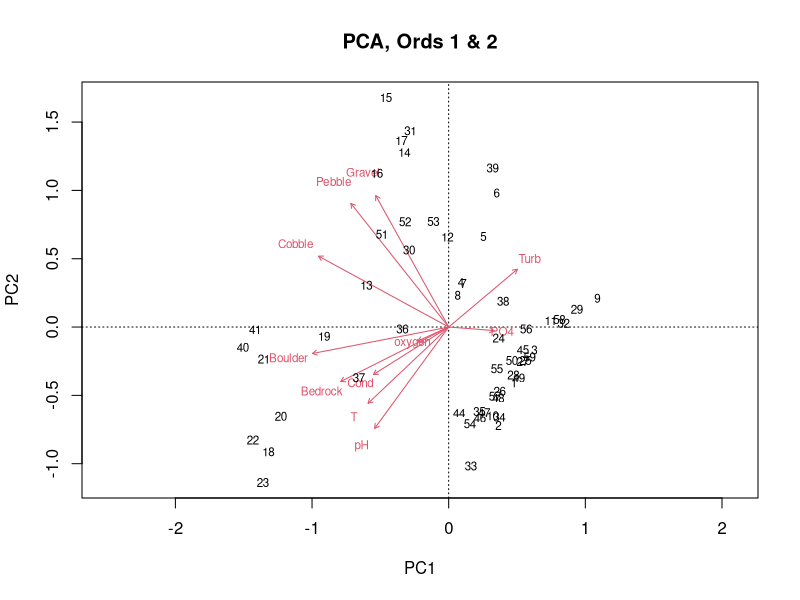
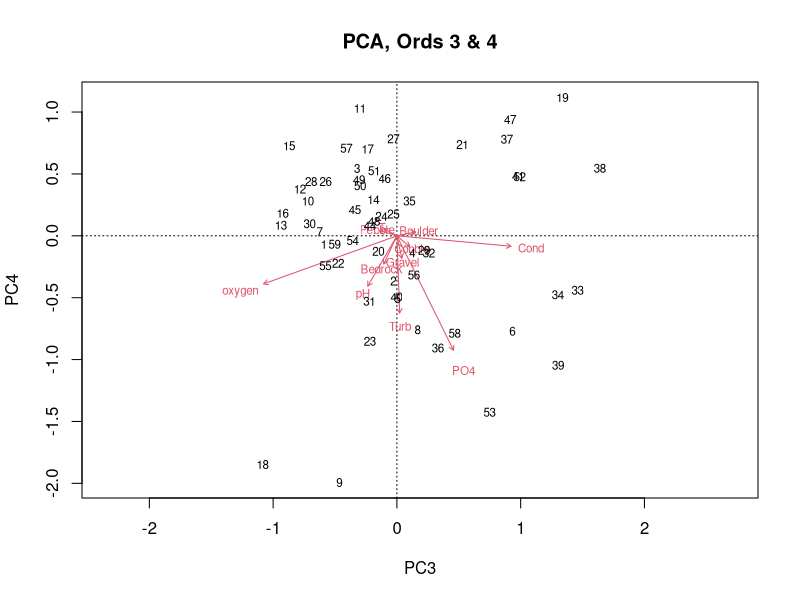
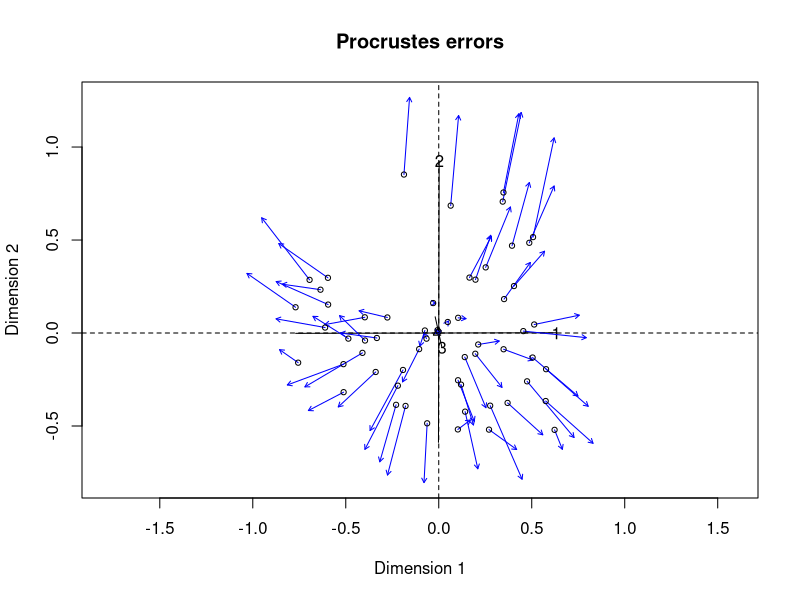
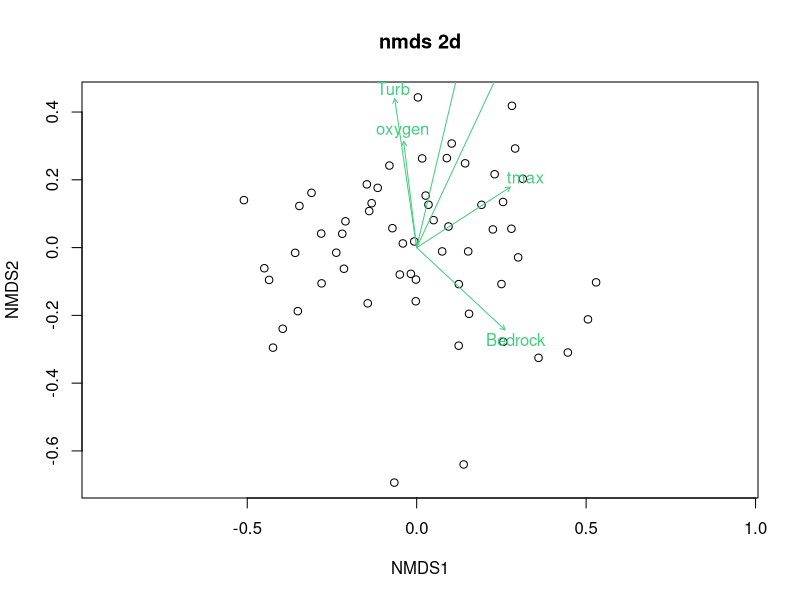
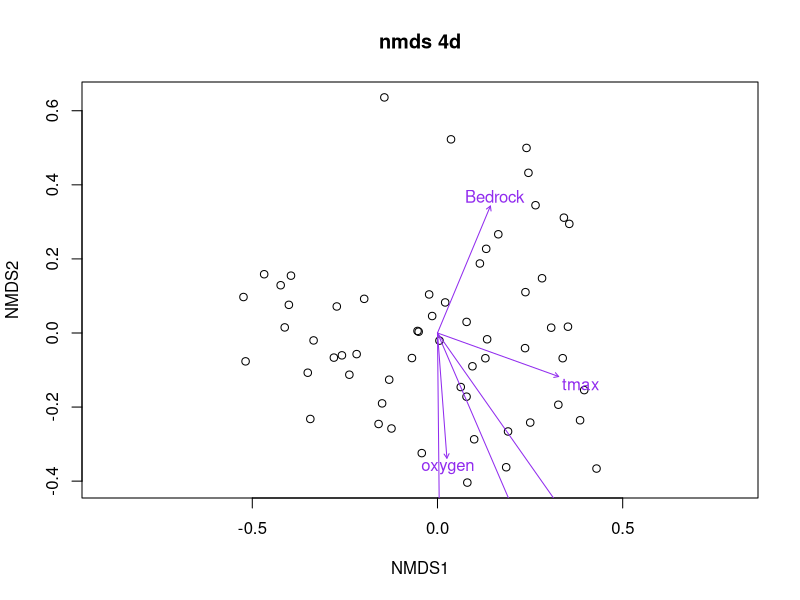
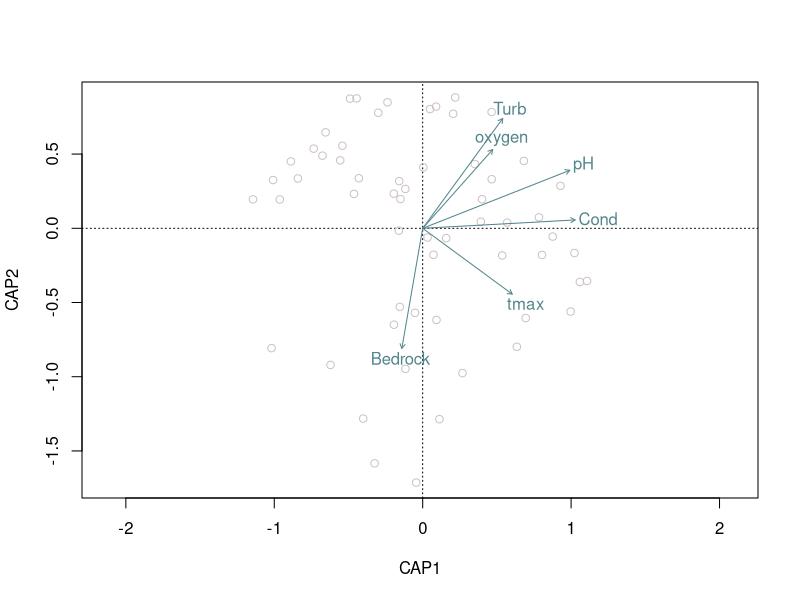
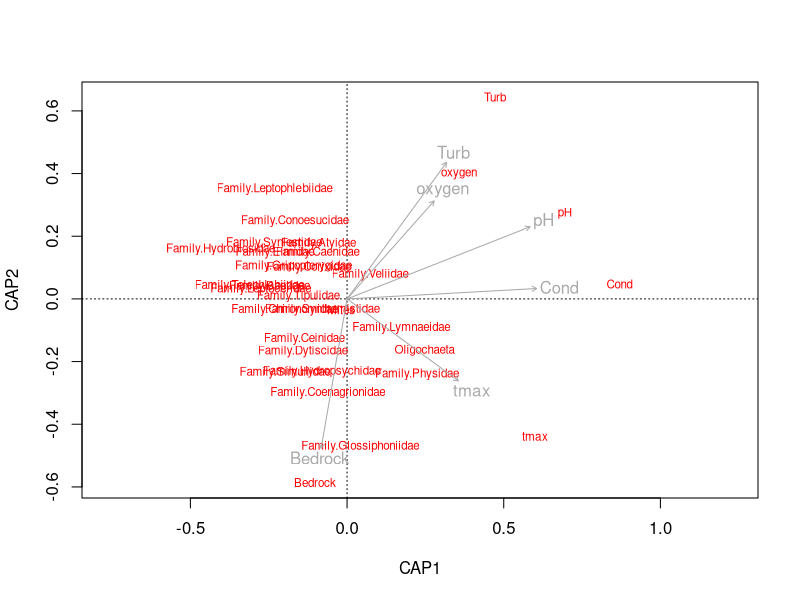
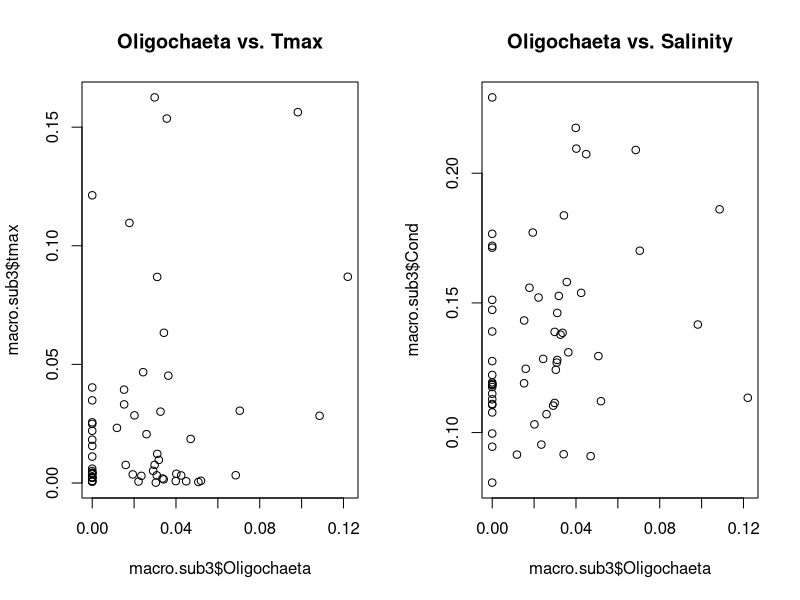

Write the R code that produced these figures, in order.
## ---- chunk 1
require(vegan)

macro = read.csv("macroinverts.csv")
macro$Cond = with(macro, log(macro$Cond)) ## log transform skewed Cond predictor


macro.sub = subset(macro, select = names(macro[2:12])) ## subset data to environmental predictors
macro.pca = rda(na.omit(macro.sub), scale = TRUE) ## omit NAs and run PCA

## plot it
biplot(macro.pca, choices = c(1,2), main = "PCA, Ords 1 & 2")
biplot(macro.pca, choices = c(3,4), main = "PCA, Ords 3 & 4")

## it seems to be a little complex -- there appears to be a slight clustering of large - to small substrate types (e.g. Gravel vs Bedrock)
## ---- chunk 2
macro.sub2 = subset(macro, select = !(names(macro)) %in% c("T", "PO4", "Boulder", "Cobble", "Gravel", "Sand", "Clay.silt", "Pebble")) ## drop some environmental variables
## ---- chunk 3
## a for loop to identify which columns have less than 10 non-zero occurences (ie are rare), then passes the names of these columns to a vector called "drops".
drops = NULL
for (n in 8:82){
  if (sum(macro.sub2[n] != 0) < 10){
    drops <- append(drops, names(macro.sub2[n]))
  }
}
macro.sub3 = subset(macro.sub2, select = !names(macro.sub2) %in% drops) ## subsets the dataframe for columns NOT included in the drops list

macro.sub3 = wisconsin(sqrt(na.omit(macro.sub3[2:33])))

## ---- chunk 4
ord2 = metaMDS(macro.sub3, dist = 'bray', k = 2)
ord3 = metaMDS(macro.sub3, dist = 'bray', k = 3)
ord4 = metaMDS(macro.sub3, dist = 'bray', k = 4)
## stress decreases from ~ 0.2 to ~ 0.1 with increasing dimensionality
## ---- chunk 5
pcoa = capscale(macro.sub3 ~ 1, dist = 'bray')
head(summary(pcoa)) ## about 50% of variation explained by first four components
proc = procrustes(pcoa, ord4)
plot(proc)
## ---- chunk 6
fit2 = envfit(ord2 ~ pH + Cond + oxygen + Turb + Bedrock  + tmax, data = macro.sub3, na.rm = T)
fit4 = envfit(ord4~ pH + Cond + oxygen + Turb + Bedrock  + tmax, data = macro.sub3, na.rm = T)

ordiplot(ord2, display = "sites", type = 'n', main = "nmds 2d")
points(ord2)
plot(fit2, col = "seagreen3", arrow.mul = 0.7)


ordiplot(ord4, display = "sites", type = 'n', main = "nmds 4d")
points(ord4)
plot(fit4, col = "purple2", arrow.mul = 0.7)
## Looks like Bedrock and Turbidity are the strongest related to NMDS2, with Cond less-strongly associated with NMDS1.

## ---- chunk 7
cap = capscale(macro.sub3 ~ pH + Cond + oxygen + Turb + Bedrock + tmax, data = macro.sub3, dist = "bray")
head(summary(cap))
## the first two constrained components explain  66% of 56% of the variation, or 36% of the overall variation
plot(cap, display = "sites", type = "n")
points(cap, display = "sites", col = "lavenderblush3")
text(cap, display = "bp", col = "cadetblue4")
## none of the variables seem perfectly correlated with the axes, but it appears that chemical indicators vary positively with CAP1, while less-fine benthic structure (e.g. pebbles) vary positively with CAP2.
## ---- chunk 8
anova(cap, by = "margin") 

## Cond, Turb, Bedrock and tmax are significant
plot(cap, display = 'species')
text(cap, display = 'bp', col = "darkgrey")
## No species vary positively with salinity, though some like Oligochaeta, Physidae and Lymnaeidae seem to correlate with tmax somewhat. The majority are negatively correlated with both.
par(mfrow = c(1,2))
plot(macro.sub3$Oligochaeta, macro.sub3$tmax, main = "Oligochaeta vs. Tmax")
plot(macro.sub3$Oligochaeta, macro.sub3$Cond, main = "Oligochaeta vs. Salinity")

## ---- chunk 9
adonis(macro.sub3 ~ tmax + Cond, data = macro.sub3, dist = "bray" )
## automates the marginal test (leave-one-out), caveat is it does it in order of appearance
## There appear to be significant effects for both predictors.
adonis(macro.sub3 ~ tmax + Cond + tmax*Cond, data = macro.sub3, dist = "bray" )
## interaction is not significant
## Based on the capscale, they do appear to be significant drivers both visually and quantitatively, but the direction doesn't seem so much as to favor different regimes, more just to inhibit all except a few species. 
